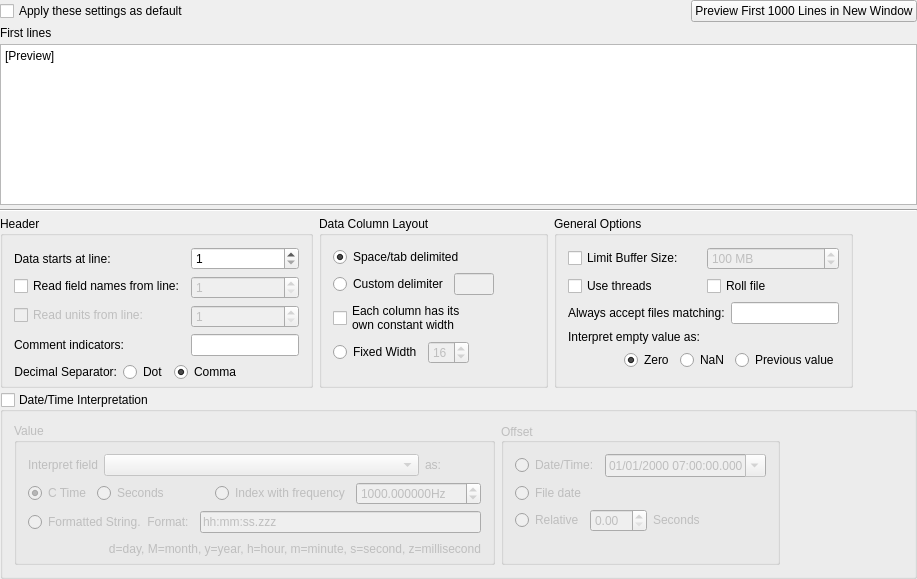
<?xml version="1.0" encoding="UTF-8"?>
<ui version="4.0">
 <class>AsciiConfig</class>
 <widget class="QWidget" name="AsciiConfig">
  <property name="geometry">
   <rect>
    <x>0</x>
    <y>0</y>
    <width>917</width>
    <height>579</height>
   </rect>
  </property>
  <property name="maximumSize">
   <size>
    <width>1280</width>
    <height>1024</height>
   </size>
  </property>
  <layout class="QVBoxLayout" name="verticalLayout_7" stretch="0,0,10,1,1,1">
   <property name="spacing">
    <number>4</number>
   </property>
   <property name="leftMargin">
    <number>0</number>
   </property>
   <property name="topMargin">
    <number>0</number>
   </property>
   <property name="rightMargin">
    <number>0</number>
   </property>
   <property name="bottomMargin">
    <number>0</number>
   </property>
   <item>
    <layout class="QHBoxLayout" name="horizontalLayout_11">
     <item>
      <widget class="QCheckBox" name="_applyDefault">
       <property name="text">
        <string>Apply these settings as default</string>
       </property>
      </widget>
     </item>
     <item>
      <spacer name="horizontalSpacer_5">
       <property name="orientation">
        <enum>Qt::Horizontal</enum>
       </property>
       <property name="sizeHint" stdset="0">
        <size>
         <width>40</width>
         <height>20</height>
        </size>
       </property>
      </spacer>
     </item>
     <item>
      <widget class="QPushButton" name="_previewButton">
       <property name="text">
        <string>Preview First 1000 Lines in New Window</string>
       </property>
      </widget>
     </item>
    </layout>
   </item>
   <item>
    <widget class="QLabel" name="_labelBeginning">
     <property name="text">
      <string>First lines </string>
     </property>
    </widget>
   </item>
   <item>
    <widget class="QPlainTextEdit" name="_showBeginning">
     <property name="sizePolicy">
      <sizepolicy hsizetype="MinimumExpanding" vsizetype="MinimumExpanding">
       <horstretch>0</horstretch>
       <verstretch>0</verstretch>
      </sizepolicy>
     </property>
     <property name="minimumSize">
      <size>
       <width>640</width>
       <height>100</height>
      </size>
     </property>
     <property name="plainText">
      <string>[Preview]</string>
     </property>
    </widget>
   </item>
   <item>
    <widget class="Line" name="line">
     <property name="orientation">
      <enum>Qt::Horizontal</enum>
     </property>
    </widget>
   </item>
   <item>
    <layout class="QHBoxLayout" name="horizontalLayout_9">
     <item>
      <widget class="QGroupBox" name="headerButtonGroup">
       <property name="title">
        <string>Header</string>
       </property>
       <layout class="QVBoxLayout" name="verticalLayout_5">
        <property name="bottomMargin">
         <number>3</number>
        </property>
        <item>
         <layout class="QFormLayout" name="formLayout">
          <item row="0" column="0">
           <widget class="QLabel" name="textLabel1_3">
            <property name="sizePolicy">
             <sizepolicy hsizetype="Preferred" vsizetype="Preferred">
              <horstretch>3</horstretch>
              <verstretch>0</verstretch>
             </sizepolicy>
            </property>
            <property name="text">
             <string>Data starts at line:</string>
            </property>
            <property name="wordWrap">
             <bool>false</bool>
            </property>
            <property name="buddy">
             <cstring>_startLine</cstring>
            </property>
           </widget>
          </item>
          <item row="0" column="1">
           <widget class="QSpinBox" name="_startLine">
            <property name="sizePolicy">
             <sizepolicy hsizetype="Minimum" vsizetype="Fixed">
              <horstretch>2</horstretch>
              <verstretch>0</verstretch>
             </sizepolicy>
            </property>
            <property name="minimum">
             <number>1</number>
            </property>
            <property name="maximum">
             <number>9999999</number>
            </property>
            <property name="value">
             <number>1</number>
            </property>
           </widget>
          </item>
          <item row="1" column="0">
           <widget class="QCheckBox" name="_readFields">
            <property name="text">
             <string>Read field names from line:</string>
            </property>
           </widget>
          </item>
          <item row="1" column="1">
           <widget class="QSpinBox" name="_fieldsLine">
            <property name="enabled">
             <bool>false</bool>
            </property>
            <property name="sizePolicy">
             <sizepolicy hsizetype="Minimum" vsizetype="Fixed">
              <horstretch>2</horstretch>
              <verstretch>0</verstretch>
             </sizepolicy>
            </property>
            <property name="minimum">
             <number>1</number>
            </property>
            <property name="maximum">
             <number>9999999</number>
            </property>
            <property name="value">
             <number>1</number>
            </property>
           </widget>
          </item>
          <item row="2" column="0">
           <widget class="QCheckBox" name="_readUnits">
            <property name="enabled">
             <bool>false</bool>
            </property>
            <property name="text">
             <string>Read units from line:</string>
            </property>
           </widget>
          </item>
          <item row="2" column="1">
           <widget class="QSpinBox" name="_unitsLine">
            <property name="enabled">
             <bool>false</bool>
            </property>
            <property name="sizePolicy">
             <sizepolicy hsizetype="Minimum" vsizetype="Fixed">
              <horstretch>2</horstretch>
              <verstretch>0</verstretch>
             </sizepolicy>
            </property>
            <property name="minimum">
             <number>1</number>
            </property>
            <property name="maximum">
             <number>9999999</number>
            </property>
            <property name="value">
             <number>1</number>
            </property>
           </widget>
          </item>
          <item row="3" column="0">
           <widget class="QLabel" name="textLabel1">
            <property name="text">
             <string>Comment indicators:</string>
            </property>
            <property name="alignment">
             <set>Qt::AlignRight|Qt::AlignTrailing|Qt::AlignVCenter</set>
            </property>
            <property name="wordWrap">
             <bool>false</bool>
            </property>
            <property name="buddy">
             <cstring>_delimiters</cstring>
            </property>
           </widget>
          </item>
          <item row="3" column="1">
           <widget class="QLineEdit" name="_delimiters">
            <property name="toolTip">
             <string>You can use more than one symbol here, like &quot;#!C&quot; for instance, but it will slow down reading ASCII files</string>
            </property>
           </widget>
          </item>
         </layout>
        </item>
        <item>
         <layout class="QHBoxLayout" name="horizontalLayout_15">
          <item>
           <widget class="QLabel" name="label">
            <property name="text">
             <string>Decimal Separator:</string>
            </property>
            <property name="alignment">
             <set>Qt::AlignRight|Qt::AlignTrailing|Qt::AlignVCenter</set>
            </property>
           </widget>
          </item>
          <item>
           <widget class="QRadioButton" name="_useDot">
            <property name="text">
             <string comment="the . character">Dot</string>
            </property>
            <property name="checked">
             <bool>false</bool>
            </property>
           </widget>
          </item>
          <item>
           <widget class="QRadioButton" name="_useComma">
            <property name="text">
             <string comment="the , character">Comma</string>
            </property>
            <property name="checked">
             <bool>true</bool>
            </property>
           </widget>
          </item>
          <item>
           <spacer name="horizontalSpacer_7">
            <property name="orientation">
             <enum>Qt::Horizontal</enum>
            </property>
            <property name="sizeHint" stdset="0">
             <size>
              <width>40</width>
              <height>20</height>
             </size>
            </property>
           </spacer>
          </item>
         </layout>
        </item>
        <item>
         <spacer name="verticalSpacer_3">
          <property name="orientation">
           <enum>Qt::Vertical</enum>
          </property>
          <property name="sizeHint" stdset="0">
           <size>
            <width>20</width>
            <height>40</height>
           </size>
          </property>
         </spacer>
        </item>
       </layout>
      </widget>
     </item>
     <item>
      <widget class="QGroupBox" name="_dataColumnLayout">
       <property name="title">
        <string>Data Column Layout</string>
       </property>
       <layout class="QVBoxLayout" name="verticalLayout_4">
        <property name="bottomMargin">
         <number>3</number>
        </property>
        <item>
         <widget class="QRadioButton" name="_whitespace">
          <property name="sizePolicy">
           <sizepolicy hsizetype="Preferred" vsizetype="Fixed">
            <horstretch>0</horstretch>
            <verstretch>0</verstretch>
           </sizepolicy>
          </property>
          <property name="text">
           <string>Space/tab delimited</string>
          </property>
          <property name="checked">
           <bool>true</bool>
          </property>
         </widget>
        </item>
        <item>
         <layout class="QHBoxLayout" name="horizontalLayout_12">
          <item>
           <widget class="QRadioButton" name="_custom">
            <property name="sizePolicy">
             <sizepolicy hsizetype="Fixed" vsizetype="Fixed">
              <horstretch>0</horstretch>
              <verstretch>0</verstretch>
             </sizepolicy>
            </property>
            <property name="text">
             <string>Custom delimiter</string>
            </property>
           </widget>
          </item>
          <item>
           <widget class="QLineEdit" name="_columnDelimiter">
            <property name="enabled">
             <bool>false</bool>
            </property>
            <property name="sizePolicy">
             <sizepolicy hsizetype="Preferred" vsizetype="Fixed">
              <horstretch>0</horstretch>
              <verstretch>0</verstretch>
             </sizepolicy>
            </property>
            <property name="maximumSize">
             <size>
              <width>40</width>
              <height>16777215</height>
             </size>
            </property>
           </widget>
          </item>
          <item>
           <spacer name="horizontalSpacer_2">
            <property name="orientation">
             <enum>Qt::Horizontal</enum>
            </property>
            <property name="sizeHint" stdset="0">
             <size>
              <width>40</width>
              <height>20</height>
             </size>
            </property>
           </spacer>
          </item>
         </layout>
        </item>
        <item>
         <widget class="QCheckBox" name="_colWidthConst">
          <property name="sizePolicy">
           <sizepolicy hsizetype="Fixed" vsizetype="Fixed">
            <horstretch>0</horstretch>
            <verstretch>0</verstretch>
           </sizepolicy>
          </property>
          <property name="toolTip">
           <string>Reading is faster if each column can be assumed to have its own constant width.</string>
          </property>
          <property name="text">
           <string>Each column has its
own constant width</string>
          </property>
         </widget>
        </item>
        <item>
         <layout class="QHBoxLayout" name="horizontalLayout_13">
          <item>
           <widget class="QRadioButton" name="_fixed">
            <property name="sizePolicy">
             <sizepolicy hsizetype="Fixed" vsizetype="Fixed">
              <horstretch>0</horstretch>
              <verstretch>0</verstretch>
             </sizepolicy>
            </property>
            <property name="text">
             <string>Fixed Width</string>
            </property>
           </widget>
          </item>
          <item>
           <widget class="QSpinBox" name="_columnWidth">
            <property name="enabled">
             <bool>false</bool>
            </property>
            <property name="sizePolicy">
             <sizepolicy hsizetype="Fixed" vsizetype="Fixed">
              <horstretch>0</horstretch>
              <verstretch>0</verstretch>
             </sizepolicy>
            </property>
            <property name="suffix">
             <string/>
            </property>
            <property name="minimum">
             <number>1</number>
            </property>
            <property name="value">
             <number>16</number>
            </property>
           </widget>
          </item>
          <item>
           <spacer name="horizontalSpacer_8">
            <property name="orientation">
             <enum>Qt::Horizontal</enum>
            </property>
            <property name="sizeHint" stdset="0">
             <size>
              <width>40</width>
              <height>20</height>
             </size>
            </property>
           </spacer>
          </item>
         </layout>
        </item>
        <item>
         <spacer name="verticalSpacer">
          <property name="orientation">
           <enum>Qt::Vertical</enum>
          </property>
          <property name="sizeHint" stdset="0">
           <size>
            <width>20</width>
            <height>40</height>
           </size>
          </property>
         </spacer>
        </item>
       </layout>
      </widget>
     </item>
     <item>
      <widget class="QGroupBox" name="groupBox_2">
       <property name="minimumSize">
        <size>
         <width>0</width>
         <height>0</height>
        </size>
       </property>
       <property name="title">
        <string>General Options</string>
       </property>
       <layout class="QGridLayout" name="gridLayout">
        <item row="0" column="0">
         <layout class="QHBoxLayout" name="horizontalLayout_2">
          <item>
           <widget class="QCheckBox" name="_limitFileBuffer">
            <property name="text">
             <string>Limit Buffer Size:</string>
            </property>
           </widget>
          </item>
          <item>
           <widget class="QSpinBox" name="_limitFileBufferSize">
            <property name="enabled">
             <bool>false</bool>
            </property>
            <property name="suffix">
             <string> MB</string>
            </property>
            <property name="minimum">
             <number>0</number>
            </property>
            <property name="maximum">
             <number>16000</number>
            </property>
            <property name="singleStep">
             <number>100</number>
            </property>
            <property name="value">
             <number>100</number>
            </property>
           </widget>
          </item>
         </layout>
        </item>
        <item row="1" column="0">
         <layout class="QHBoxLayout" name="horizontalLayout_14">
          <item>
           <widget class="QCheckBox" name="_useThreads">
            <property name="text">
             <string>Use threads</string>
            </property>
           </widget>
          </item>
          <item>
           <widget class="QCheckBox" name="_fileRolling">
            <property name="toolTip">
             <string>Reload when file is overwritten</string>
            </property>
            <property name="whatsThis">
             <string>Reload when file is overwritten</string>
            </property>
            <property name="text">
             <string>Roll file</string>
            </property>
           </widget>
          </item>
         </layout>
        </item>
        <item row="2" column="0">
         <layout class="QHBoxLayout" name="horizontalLayout_16">
          <item>
           <widget class="QLabel" name="textLabel1_2">
            <property name="sizePolicy">
             <sizepolicy hsizetype="Preferred" vsizetype="Fixed">
              <horstretch>0</horstretch>
              <verstretch>0</verstretch>
             </sizepolicy>
            </property>
            <property name="text">
             <string>Always accept files matching:</string>
            </property>
            <property name="wordWrap">
             <bool>false</bool>
            </property>
           </widget>
          </item>
          <item>
           <widget class="QLineEdit" name="_fileNamePattern"/>
          </item>
         </layout>
        </item>
        <item row="3" column="0">
         <widget class="QLabel" name="label_4">
          <property name="text">
           <string>Interpret empty value as:</string>
          </property>
         </widget>
        </item>
        <item row="4" column="0">
         <layout class="QHBoxLayout" name="horizontalLayout_6">
          <item>
           <spacer name="horizontalSpacer_6">
            <property name="orientation">
             <enum>Qt::Horizontal</enum>
            </property>
            <property name="sizeHint" stdset="0">
             <size>
              <width>13</width>
              <height>16</height>
             </size>
            </property>
           </spacer>
          </item>
          <item>
           <widget class="QRadioButton" name="_nanNull">
            <property name="text">
             <string>Zero</string>
            </property>
            <property name="checked">
             <bool>true</bool>
            </property>
           </widget>
          </item>
          <item>
           <widget class="QRadioButton" name="_nanNAN">
            <property name="text">
             <string>NaN</string>
            </property>
            <property name="checked">
             <bool>false</bool>
            </property>
           </widget>
          </item>
          <item>
           <widget class="QRadioButton" name="_nanPrevious">
            <property name="text">
             <string>Previous value</string>
            </property>
            <property name="checked">
             <bool>false</bool>
            </property>
           </widget>
          </item>
         </layout>
        </item>
        <item row="5" column="0">
         <spacer name="verticalSpacer_2">
          <property name="orientation">
           <enum>Qt::Vertical</enum>
          </property>
          <property name="sizeHint" stdset="0">
           <size>
            <width>20</width>
            <height>40</height>
           </size>
          </property>
         </spacer>
        </item>
       </layout>
      </widget>
     </item>
     <item>
      <spacer name="horizontalSpacer_4">
       <property name="orientation">
        <enum>Qt::Horizontal</enum>
       </property>
       <property name="sizeHint" stdset="0">
        <size>
         <width>40</width>
         <height>20</height>
        </size>
       </property>
      </spacer>
     </item>
    </layout>
   </item>
   <item>
    <widget class="QGroupBox" name="_interpret">
     <property name="title">
      <string>Date/Time Interpretation</string>
     </property>
     <property name="checkable">
      <bool>true</bool>
     </property>
     <property name="checked">
      <bool>false</bool>
     </property>
     <layout class="QVBoxLayout" name="verticalLayout_6">
      <item>
       <layout class="QHBoxLayout" name="horizontalLayout_10">
        <item>
         <widget class="QGroupBox" name="groupBox">
          <property name="title">
           <string>Value</string>
          </property>
          <layout class="QVBoxLayout" name="verticalLayout_2">
           <property name="bottomMargin">
            <number>3</number>
           </property>
           <item>
            <layout class="QHBoxLayout" name="horizontalLayout_8">
             <item>
              <widget class="QLabel" name="label_6">
               <property name="text">
                <string>Interpret field</string>
               </property>
              </widget>
             </item>
             <item>
              <widget class="QComboBox" name="_indexVector">
               <property name="sizePolicy">
                <sizepolicy hsizetype="Minimum" vsizetype="Fixed">
                 <horstretch>1</horstretch>
                 <verstretch>0</verstretch>
                </sizepolicy>
               </property>
              </widget>
             </item>
             <item>
              <widget class="QLabel" name="_indexTypeLabel">
               <property name="text">
                <string>as:</string>
               </property>
               <property name="wordWrap">
                <bool>false</bool>
               </property>
              </widget>
             </item>
             <item>
              <spacer name="horizontalSpacer_3">
               <property name="orientation">
                <enum>Qt::Horizontal</enum>
               </property>
               <property name="sizeHint" stdset="0">
                <size>
                 <width>40</width>
                 <height>20</height>
                </size>
               </property>
              </spacer>
             </item>
            </layout>
           </item>
           <item>
            <layout class="QHBoxLayout" name="horizontalLayout_5">
             <item>
              <widget class="QRadioButton" name="_ctime">
               <property name="text">
                <string>C Time</string>
               </property>
               <property name="checked">
                <bool>true</bool>
               </property>
              </widget>
             </item>
             <item>
              <widget class="QRadioButton" name="_seconds">
               <property name="text">
                <string>Seconds</string>
               </property>
              </widget>
             </item>
             <item>
              <spacer name="horizontalSpacer_10">
               <property name="orientation">
                <enum>Qt::Horizontal</enum>
               </property>
               <property name="sizeHint" stdset="0">
                <size>
                 <width>40</width>
                 <height>20</height>
                </size>
               </property>
              </spacer>
             </item>
             <item>
              <widget class="QRadioButton" name="_indexFreq">
               <property name="text">
                <string>Index with frequency</string>
               </property>
              </widget>
             </item>
             <item>
              <widget class="QDoubleSpinBox" name="_dataRate">
               <property name="enabled">
                <bool>false</bool>
               </property>
               <property name="specialValueText">
                <string/>
               </property>
               <property name="suffix">
                <string>Hz</string>
               </property>
               <property name="decimals">
                <number>6</number>
               </property>
               <property name="maximum">
                <double>10000000.000000000000000</double>
               </property>
               <property name="singleStep">
                <double>1.000000000000000</double>
               </property>
               <property name="value">
                <double>1000.000000000000000</double>
               </property>
              </widget>
             </item>
            </layout>
           </item>
           <item>
            <layout class="QHBoxLayout" name="horizontalLayout_4">
             <item>
              <widget class="QRadioButton" name="_formattedString">
               <property name="sizePolicy">
                <sizepolicy hsizetype="Fixed" vsizetype="Fixed">
                 <horstretch>0</horstretch>
                 <verstretch>0</verstretch>
                </sizepolicy>
               </property>
               <property name="text">
                <string>Formatted String.  Format:</string>
               </property>
              </widget>
             </item>
             <item>
              <widget class="QLineEdit" name="_timeAsciiFormatString">
               <property name="enabled">
                <bool>false</bool>
               </property>
               <property name="minimumSize">
                <size>
                 <width>200</width>
                 <height>0</height>
                </size>
               </property>
               <property name="toolTip">
                <string>Refer to the documentation of QDateTime for details.&lt;br&gt;You can use a combination of y,M,d for dates and h,m,s,z for times (z for milliseconds).&lt;br&gt;Space is allowed between date and time columns, but you must select the first column as X vector.</string>
               </property>
               <property name="text">
                <string>hh:mm:ss.zzz</string>
               </property>
              </widget>
             </item>
            </layout>
           </item>
           <item>
            <layout class="QHBoxLayout" name="horizontalLayout_7">
             <item>
              <spacer name="horizontalSpacer_9">
               <property name="orientation">
                <enum>Qt::Horizontal</enum>
               </property>
               <property name="sizeHint" stdset="0">
                <size>
                 <width>40</width>
                 <height>20</height>
                </size>
               </property>
              </spacer>
             </item>
             <item>
              <widget class="QLabel" name="label_3">
               <property name="sizePolicy">
                <sizepolicy hsizetype="Fixed" vsizetype="Fixed">
                 <horstretch>0</horstretch>
                 <verstretch>0</verstretch>
                </sizepolicy>
               </property>
               <property name="text">
                <string>   d=day, M=month, y=year, h=hour, m=minute, s=second, z=millisecond</string>
               </property>
              </widget>
             </item>
            </layout>
           </item>
           <item>
            <spacer name="verticalSpacer_5">
             <property name="orientation">
              <enum>Qt::Vertical</enum>
             </property>
             <property name="sizeHint" stdset="0">
              <size>
               <width>20</width>
               <height>40</height>
              </size>
             </property>
            </spacer>
           </item>
          </layout>
         </widget>
        </item>
        <item>
         <widget class="QGroupBox" name="_useOffset">
          <property name="title">
           <string>Offset</string>
          </property>
          <property name="alignment">
           <set>Qt::AlignLeading|Qt::AlignLeft|Qt::AlignVCenter</set>
          </property>
          <layout class="QVBoxLayout" name="verticalLayout">
           <property name="bottomMargin">
            <number>3</number>
           </property>
           <item>
            <layout class="QHBoxLayout" name="horizontalLayout_3">
             <item>
              <widget class="QRadioButton" name="_offsetDateTime">
               <property name="sizePolicy">
                <sizepolicy hsizetype="Fixed" vsizetype="Fixed">
                 <horstretch>0</horstretch>
                 <verstretch>0</verstretch>
                </sizepolicy>
               </property>
               <property name="text">
                <string>Date/Time:</string>
               </property>
              </widget>
             </item>
             <item>
              <widget class="QDateTimeEdit" name="_dateTimeOffset">
               <property name="enabled">
                <bool>false</bool>
               </property>
               <property name="dateTime">
                <datetime>
                 <hour>7</hour>
                 <minute>0</minute>
                 <second>0</second>
                 <year>2000</year>
                 <month>1</month>
                 <day>1</day>
                </datetime>
               </property>
               <property name="date">
                <date>
                 <year>2000</year>
                 <month>1</month>
                 <day>1</day>
                </date>
               </property>
               <property name="time">
                <time>
                 <hour>7</hour>
                 <minute>0</minute>
                 <second>0</second>
                </time>
               </property>
               <property name="displayFormat">
                <string>dd/MM/yyyy HH:mm:ss.zzz</string>
               </property>
               <property name="calendarPopup">
                <bool>true</bool>
               </property>
               <property name="timeSpec">
                <enum>Qt::UTC</enum>
               </property>
              </widget>
             </item>
            </layout>
           </item>
           <item>
            <widget class="QRadioButton" name="_offsetFileDate">
             <property name="text">
              <string>File date</string>
             </property>
             <property name="checked">
              <bool>false</bool>
             </property>
            </widget>
           </item>
           <item>
            <layout class="QHBoxLayout" name="horizontalLayout">
             <item>
              <widget class="QRadioButton" name="_offsetRelative">
               <property name="text">
                <string comment="relative offset">Relative</string>
               </property>
               <property name="checked">
                <bool>false</bool>
               </property>
              </widget>
             </item>
             <item>
              <widget class="QDoubleSpinBox" name="_relativeOffset"/>
             </item>
             <item>
              <widget class="QLabel" name="label_5">
               <property name="sizePolicy">
                <sizepolicy hsizetype="Preferred" vsizetype="Fixed">
                 <horstretch>0</horstretch>
                 <verstretch>0</verstretch>
                </sizepolicy>
               </property>
               <property name="text">
                <string>Seconds</string>
               </property>
              </widget>
             </item>
             <item>
              <spacer name="horizontalSpacer">
               <property name="orientation">
                <enum>Qt::Horizontal</enum>
               </property>
               <property name="sizeHint" stdset="0">
                <size>
                 <width>40</width>
                 <height>20</height>
                </size>
               </property>
              </spacer>
             </item>
            </layout>
           </item>
           <item>
            <spacer name="verticalSpacer_4">
             <property name="orientation">
              <enum>Qt::Vertical</enum>
             </property>
             <property name="sizeHint" stdset="0">
              <size>
               <width>20</width>
               <height>30</height>
              </size>
             </property>
            </spacer>
           </item>
          </layout>
         </widget>
        </item>
        <item>
         <spacer name="horizontalSpacer_11">
          <property name="orientation">
           <enum>Qt::Horizontal</enum>
          </property>
          <property name="sizeHint" stdset="0">
           <size>
            <width>40</width>
            <height>20</height>
           </size>
          </property>
         </spacer>
        </item>
       </layout>
      </item>
     </layout>
    </widget>
   </item>
  </layout>
 </widget>
 <layoutdefault spacing="6" margin="11"/>
 <resources/>
 <connections>
  <connection>
   <sender>_fixed</sender>
   <signal>toggled(bool)</signal>
   <receiver>_columnWidth</receiver>
   <slot>setEnabled(bool)</slot>
   <hints>
    <hint type="sourcelabel">
     <x>407</x>
     <y>348</y>
    </hint>
    <hint type="destinationlabel">
     <x>455</x>
     <y>349</y>
    </hint>
   </hints>
  </connection>
  <connection>
   <sender>_readFields</sender>
   <signal>toggled(bool)</signal>
   <receiver>_fieldsLine</receiver>
   <slot>setEnabled(bool)</slot>
   <hints>
    <hint type="sourcelabel">
     <x>107</x>
     <y>274</y>
    </hint>
    <hint type="destinationlabel">
     <x>300</x>
     <y>277</y>
    </hint>
   </hints>
  </connection>
  <connection>
   <sender>_readUnits</sender>
   <signal>toggled(bool)</signal>
   <receiver>_unitsLine</receiver>
   <slot>setEnabled(bool)</slot>
   <hints>
    <hint type="sourcelabel">
     <x>141</x>
     <y>300</y>
    </hint>
    <hint type="destinationlabel">
     <x>300</x>
     <y>303</y>
    </hint>
   </hints>
  </connection>
  <connection>
   <sender>_custom</sender>
   <signal>toggled(bool)</signal>
   <receiver>_columnDelimiter</receiver>
   <slot>setEnabled(bool)</slot>
   <hints>
    <hint type="sourcelabel">
     <x>429</x>
     <y>277</y>
    </hint>
    <hint type="destinationlabel">
     <x>562</x>
     <y>278</y>
    </hint>
   </hints>
  </connection>
  <connection>
   <sender>_readFields</sender>
   <signal>toggled(bool)</signal>
   <receiver>_readUnits</receiver>
   <slot>setEnabled(bool)</slot>
   <hints>
    <hint type="sourcelabel">
     <x>136</x>
     <y>274</y>
    </hint>
    <hint type="destinationlabel">
     <x>141</x>
     <y>300</y>
    </hint>
   </hints>
  </connection>
  <connection>
   <sender>_offsetDateTime</sender>
   <signal>toggled(bool)</signal>
   <receiver>_dateTimeOffset</receiver>
   <slot>setEnabled(bool)</slot>
   <hints>
    <hint type="sourcelabel">
     <x>567</x>
     <y>442</y>
    </hint>
    <hint type="destinationlabel">
     <x>895</x>
     <y>441</y>
    </hint>
   </hints>
  </connection>
  <connection>
   <sender>_offsetRelative</sender>
   <signal>toggled(bool)</signal>
   <receiver>_relativeOffset</receiver>
   <slot>setEnabled(bool)</slot>
   <hints>
    <hint type="sourcelabel">
     <x>553</x>
     <y>493</y>
    </hint>
    <hint type="destinationlabel">
     <x>608</x>
     <y>495</y>
    </hint>
   </hints>
  </connection>
  <connection>
   <sender>_offsetRelative</sender>
   <signal>toggled(bool)</signal>
   <receiver>label_5</receiver>
   <slot>setEnabled(bool)</slot>
   <hints>
    <hint type="sourcelabel">
     <x>553</x>
     <y>493</y>
    </hint>
    <hint type="destinationlabel">
     <x>654</x>
     <y>491</y>
    </hint>
   </hints>
  </connection>
  <connection>
   <sender>_limitFileBuffer</sender>
   <signal>toggled(bool)</signal>
   <receiver>_limitFileBufferSize</receiver>
   <slot>setEnabled(bool)</slot>
   <hints>
    <hint type="sourcelabel">
     <x>762</x>
     <y>250</y>
    </hint>
    <hint type="destinationlabel">
     <x>899</x>
     <y>252</y>
    </hint>
   </hints>
  </connection>
  <connection>
   <sender>_interpret</sender>
   <signal>toggled(bool)</signal>
   <receiver>groupBox</receiver>
   <slot>setChecked(bool)</slot>
   <hints>
    <hint type="sourcelabel">
     <x>405</x>
     <y>391</y>
    </hint>
    <hint type="destinationlabel">
     <x>383</x>
     <y>418</y>
    </hint>
   </hints>
  </connection>
  <connection>
   <sender>_indexFreq</sender>
   <signal>toggled(bool)</signal>
   <receiver>_dataRate</receiver>
   <slot>setEnabled(bool)</slot>
   <hints>
    <hint type="sourcelabel">
     <x>262</x>
     <y>451</y>
    </hint>
    <hint type="destinationlabel">
     <x>382</x>
     <y>453</y>
    </hint>
   </hints>
  </connection>
  <connection>
   <sender>_formattedString</sender>
   <signal>toggled(bool)</signal>
   <receiver>_timeAsciiFormatString</receiver>
   <slot>setEnabled(bool)</slot>
   <hints>
    <hint type="sourcelabel">
     <x>87</x>
     <y>480</y>
    </hint>
    <hint type="destinationlabel">
     <x>403</x>
     <y>482</y>
    </hint>
   </hints>
  </connection>
  <connection>
   <sender>_readFields</sender>
   <signal>toggled(bool)</signal>
   <receiver>_unitsLine</receiver>
   <slot>setEnabled(bool)</slot>
   <hints>
    <hint type="sourcelabel">
     <x>56</x>
     <y>263</y>
    </hint>
    <hint type="destinationlabel">
     <x>200</x>
     <y>289</y>
    </hint>
   </hints>
  </connection>
 </connections>
 <slots>
  <slot>interpretationChanged()</slot>
 </slots>
</ui>
